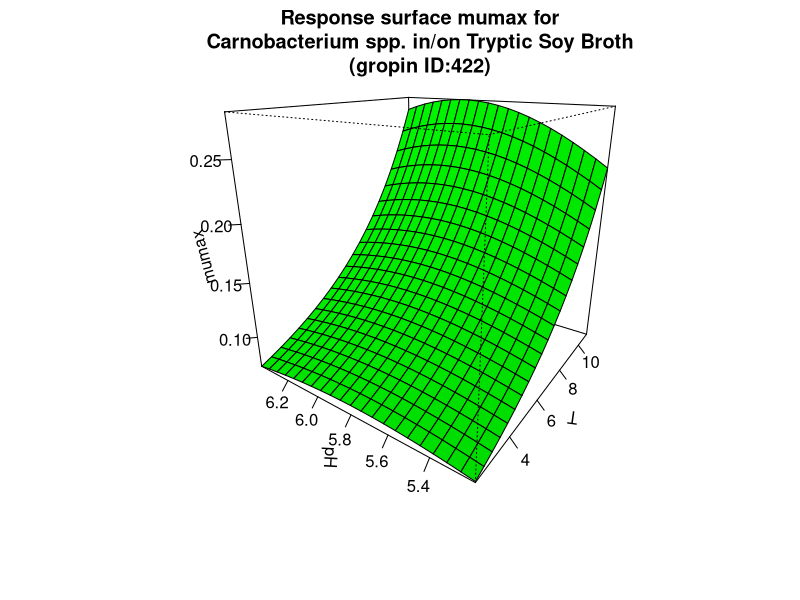

The R script that drew this image:
#############################
# start of Parameter script
#############################
T <- seq(2.002,10.989010989011,length.out=21)
pH <- seq(5.2052,6.39360639360639,length.out=21)
#############################
# end of Parameter script
#############################
############################# 
# start of Model script Gropin ID 422 
#############################
 
# constant coefficients for this model
 
variables <- data.frame(T,pH)
argumentsPar <- expand.grid(variables)
 
# heart of the model
response_surface <- function(T,pH) {
   mumax <-exp(-12.65+0.004234*(T^2)-0.3024*(pH^2)+0.01535*T*pH-0.004356*T+3.467*pH)

return(mumax=mumax)
} 

# output parameters
responseSurface <- cbind(argumentsPar,response_surface(argumentsPar['T'],argumentsPar['pH']))
colnames(responseSurface) <- c(colnames(argumentsPar),'mumax')
#############################
# End of Model script
#############################
############################# 
# start of Visualisation script Gropin ID 422 
#############################
persp(T,pH,matrix(unlist(responseSurface$'mumax'),nrow=21),col = 'green',xlab='T',ylab='pH',zlab='mumax',main='Response surface mumax for
Carnobacterium spp. in/on Tryptic Soy Broth
(gropin ID:422)',theta=305,phi=20,shade=0.25,ticktype = 'detailed')
#############################
# End of Visualisation script
#############################
